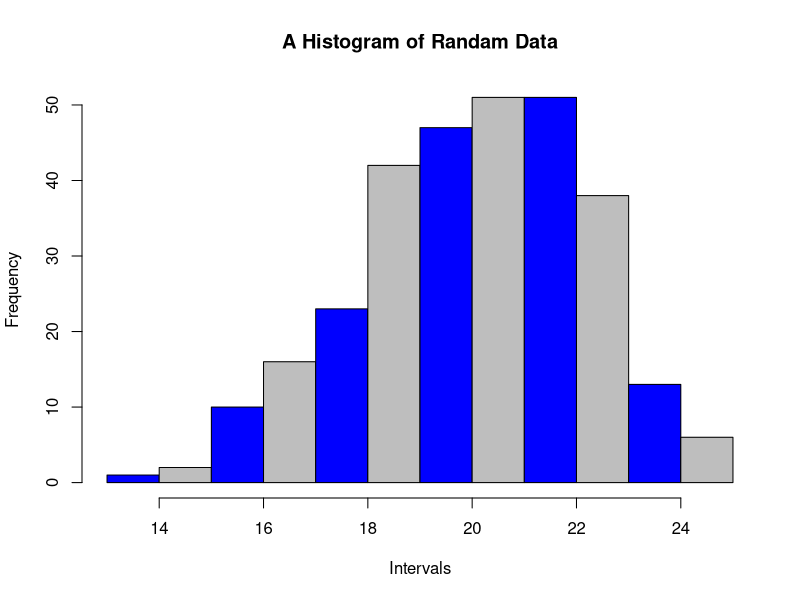
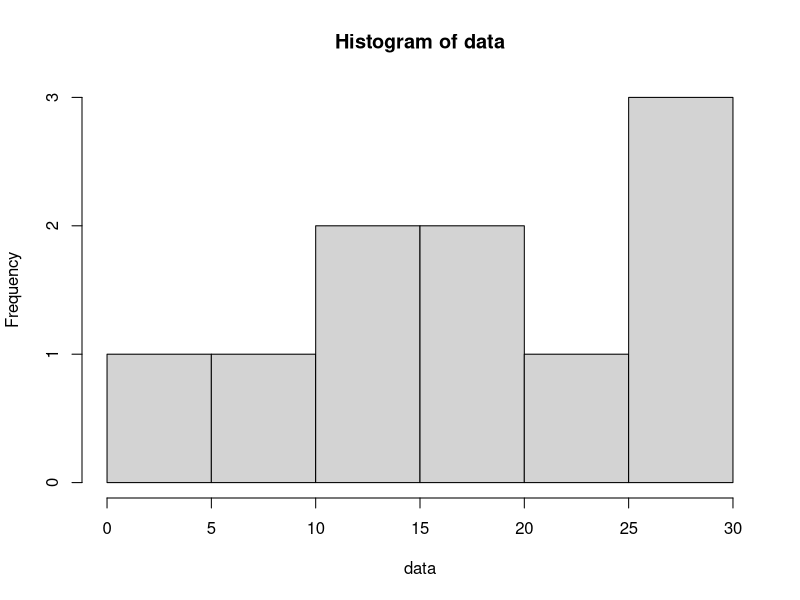
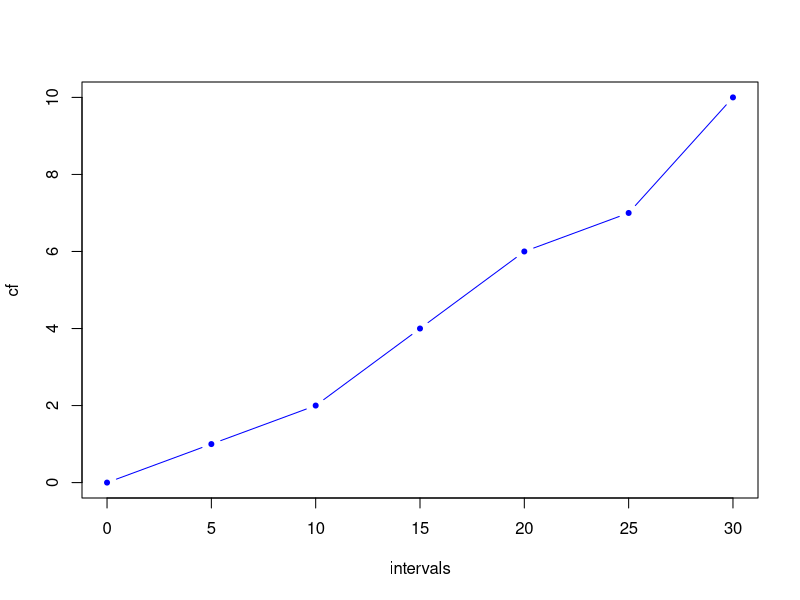
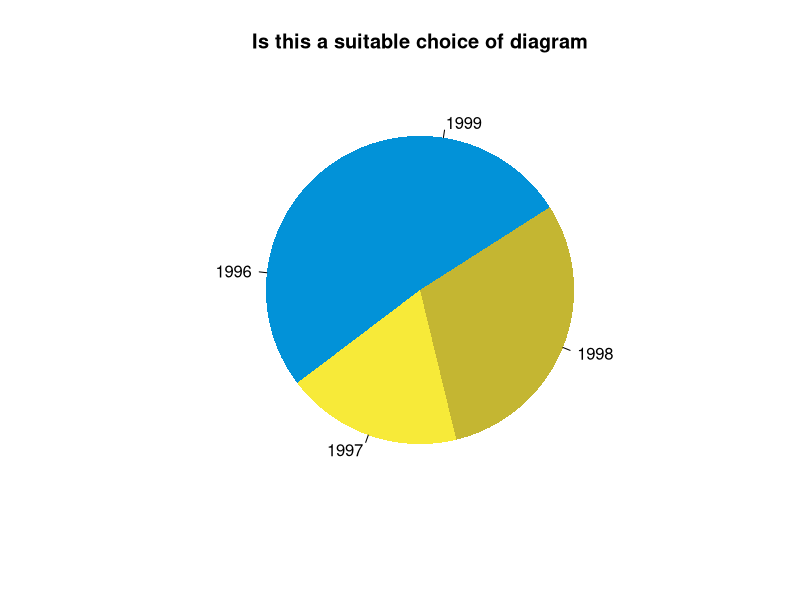

Write R code to recreate these figures, in order.
## ---- chunk 1
hist(rnorm(300, 20, 2), main = "A Histogram of Randam Data", xlab = "Intervals",
     col = c("blue", "grey"))
## ---- chunk 2
data <- c(16, 26, 12, 10, 27, 30, 14,  1, 25, 20)
stem(data)
## ---- chunk 3
data <- c(16, 26, 12, 10, 27, 30, 14,  1, 25, 20)
h <- hist(data)
## ---- chunk 4
intervals <- seq(from = min(h$breaks), to = max(h$breaks), by = h$breaks[2] - h$breaks[1])
intervals <- c(0, intervals[-1])
# Cumulative sums
cf = c(0, cumsum(h$counts))
plot(intervals, cf, type = "b", col = "blue", pch = 20)
## ---- chunk 5
x <- c(76, 58, 95, 85)
pie(x, c(1996:1999),
    col = c('#0292D8', '#F7EA39', '#C4B632'),
     init.angle = 130, border = NA,
    main="Is this a suitable choice of diagram")
## ---- chunk 6

